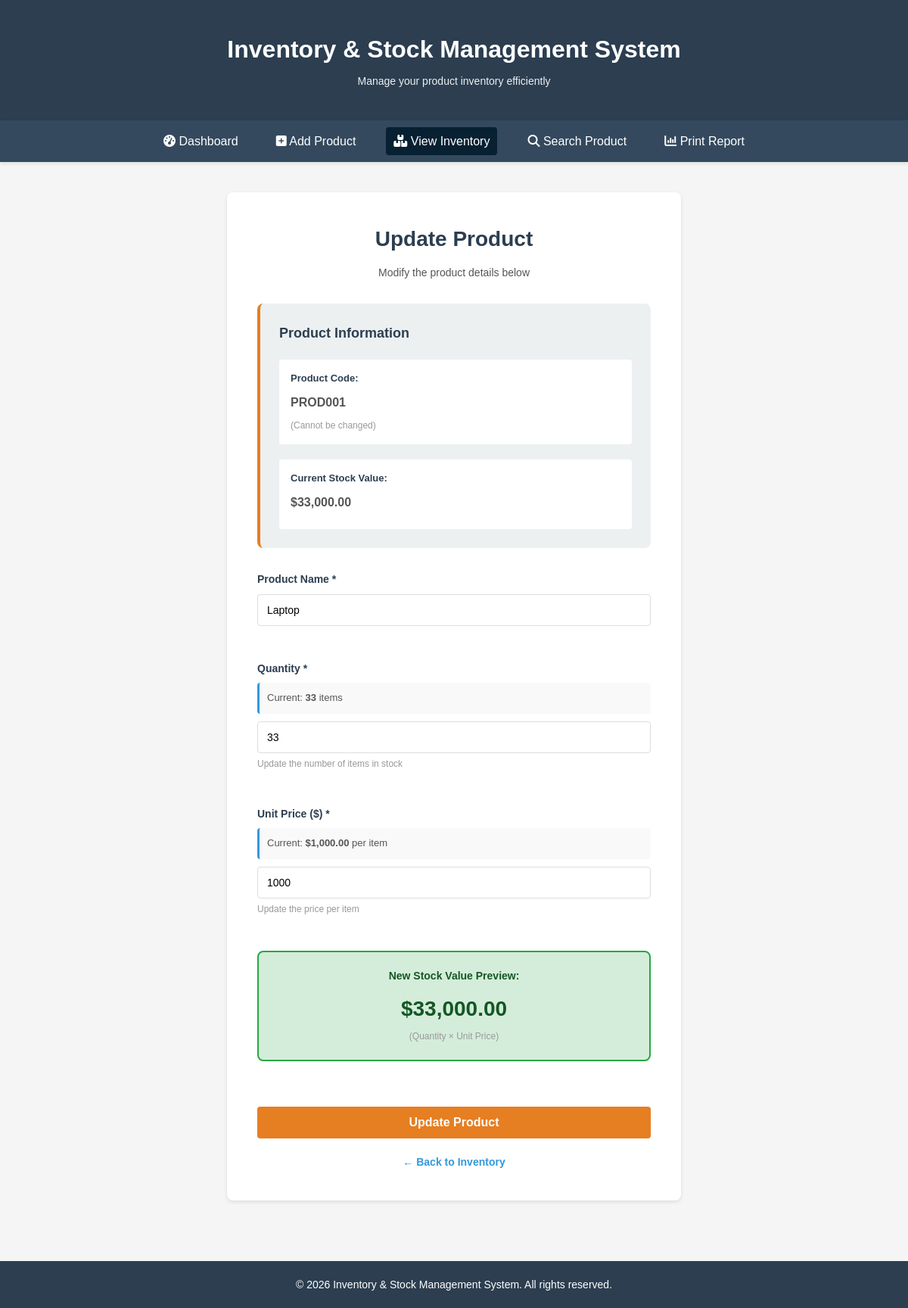
The app's page /update_product.php?id=2 with its own data.
### tables this page shows
CREATE TABLE `products` (
  `id` int(11) NOT NULL,
  `product_code` varchar(50) NOT NULL,
  `product_name` varchar(100) NOT NULL,
  `quantity` int(11) NOT NULL,
  `unit_price` int(11) NOT NULL,
  `created_at` timestamp NOT NULL DEFAULT current_timestamp(),
  `updated_at` timestamp NOT NULL DEFAULT current_timestamp() ON UPDATE current_timestamp()
);

### update_product.php (the view, shortened to what this page needs)
<?php
require_once 'config/db.php';
$product_id = $_GET['id'];
$query = "SELECT id, product_code, product_name, quantity, unit_price FROM products WHERE id = '$product_id'";
$result = mysqli_query($conn, $query);
$product = mysqli_fetch_assoc($result);
?>
<!DOCTYPE html>
<html lang="en">
<head>
    <link rel="stylesheet" href="https://cdnjs.cloudflare.com/ajax/libs/font-awesome/6.7.2/css/all.min.css">
    <link rel="stylesheet" href="css/style.css">
</head>
<body>
    <header class="header">
        <div class="container">
            <h1>Inventory & Stock Management System</h1>
            <p class="tagline">Manage your product inventory efficiently</p>
        </div>
    </header>
    <nav class="navbar">
        <div class="container">
            <ul class="nav-menu">
                <li><a href="index.php"><i class="fa-solid fa-gauge-high"></i> Dashboard</a></li>
                <li><a href="add_product.php"><i class="fa-solid fa-square-plus"></i> Add Product</a></li>
                <li><a href="view_inventory.php" class="active"><i class="fa-solid fa-boxes-stacked"></i> View Inventory</a></li>
                <li><a href="search_product.php"><i class="fa-solid fa-magnifying-glass"></i> Search Product</a></li>
                <li><a href="print_report.php"><i class="fa-solid fa-chart-column"></i> Print Report</a></li>
            </ul>
        </div>
    </nav>
    <main class="main-content">
        <div class="container">
            <article class="form-container">
                <h2>Update Product</h2>
                <p class="form-intro">Modify the product details below</p>
                <div class="product-info-card">
                    <h3>Product Information</h3>
                    <div class="info-grid">
                        <div class="info-item">
                            <label>Product Code:</label>
                            <p><strong><?php echo $product['product_code']; ?></strong></p>
                            <small>(Cannot be changed)</small>
                        </div>
                        <div class="info-item">
                            <label>Current Stock Value:</label>
                            <p><strong>$<?php echo number_format($product['quantity'] * $product['unit_price'], 2); ?></strong></p>
                        </div>
                    </div>
                </div>
                <form action="update_product.php?id=<?php echo $product_id; ?>" method="POST" class="product-form">
                    <div class="form-group">
                        <label for="product_name">Product Name *</label>
                        <input
                            type="text"
                            id="product_name"
                            name="product_name"
                            value="<?php echo $product['product_name']; ?>"
                            required
                        >
                    </div>
                    <div class="form-group">
                        <label for="quantity">Quantity *</label>
                        <div class="quantity-info">
                            <p class="current-qty">Current: <strong><?php echo $product['quantity']; ?></strong> items</p>
                        </div>
                        <input
                            type="number"
                            id="quantity"
                            name="quantity"
                            value="<?php echo $product['quantity']; ?>"
                            min="0"
                            required
                        >
                        <small>Update the number of items in stock</small>
                    </div>
                    <div class="form-group">
                        <label for="unit_price">Unit Price ($) *</label>
                        <div class="price-info">
                            <p class="current-price">Current: <strong>$<?php echo number_format($product['unit_price'], 2); ?></strong> per item</p>
                        </div>
                        <input
                            type="number"
                            id="unit_price"
                            name="unit_price"
                            value="<?php echo $product['unit_price']; ?>"
                            step="0.01"
                            min="0"
                            required
                        >
                        <small>Update the price per item</small>
                    </div>
                    <div class="stock-value-preview">
                        <h4>New Stock Value Preview:</h4>
                        <p>
                            <strong id="preview-value">
                                $<?php echo number_format($product['quantity'] * $product['unit_price'], 2); ?>
                            </strong>
                        </p>
                        <small>(Quantity × Unit Price)</small>
                    </div>
                    <button type="submit" class="btn-submit">Update Product</button>
                </form>
                <p class="back-link"><a href="view_inventory.php">← Back to Inventory</a></p>
            </article>
        </div>
    </main>
    <footer class="footer">
        <div class="container">
            <p>&copy; 2026 Inventory & Stock Management System. All rights reserved.</p>
        </div>
    </footer>
</body>
</html>

### css/style.css (style rules this page uses)
* { margin: 0; padding: 0; box-sizing: border-box; }
body { font-family: Arial, sans-serif; line-height: 1.6; color: #333; background-color: #f5f5f5; }
.container { max-width: 1200px; margin: 0 auto; padding: 0 20px; }
.header { background-color: #2c3e50; color: white; padding: 40px 0; text-align: center; box-shadow: 0 2px 5px rgba(0, 0, 0, 0.1); }
.header h1 { font-size: 32px; margin-bottom: 5px; }
.tagline { font-size: 14px; color: #ecf0f1; }
.navbar { background-color: #34495e; padding: 15px 0; box-shadow: 0 2px 5px rgba(0, 0, 0, 0.1); position: sticky; top: 0; z-index: 100; }
.nav-menu { list-style: none; display: flex; justify-content: center; gap: 30px; }
.nav-menu a { color: white; text-decoration: none; font-weight: 500; padding: 5px 10px; transition: background-color 0.3s; }
.nav-menu a:hover, .nav-menu a.active { background-color: #072133; border-radius: 4px; padding: 10px; }
.main-content { padding: 40px 0; min-height: calc(100vh - 200px); }
.footer { background-color: #2c3e50; color: white; text-align: center; padding: 20px 0; margin-top: 40px; }
.footer p { font-size: 14px; }
.form-container { background-color: white; padding: 40px; border-radius: 8px; box-shadow: 0 2px 5px rgba(0, 0, 0, 0.1); max-width: 600px; margin: 0 auto; }
.form-container h2 { text-align: center; color: #2c3e50; margin-bottom: 10px; font-size: 28px; }
.form-intro { text-align: center; color: #555; margin-bottom: 30px; font-size: 14px; }
.product-form { display: flex; flex-direction: column; gap: 20px; }
.form-group { display: flex; flex-direction: column; }
.form-group label { color: #2c3e50; font-weight: bold; margin-bottom: 8px; font-size: 14px; }
.form-group input { padding: 12px; border: 1px solid #ddd; border-radius: 4px; font-size: 14px; font-family: Arial, sans-serif; transition: border-color 0.3s; }
.form-group small { font-size: 12px; color: #999; margin-top: 5px; }
.btn-submit { background-color: #27ae60; color: white; padding: 12px; border: none; border-radius: 4px; font-weight: bold; font-size: 16px; cursor: pointer; transition: background-color 0.3s; margin-top: 10px; }
.back-link { text-align: center; font-size: 14px; color: #555; margin-top: 20px; }
.back-link a { color: #3498db; text-decoration: none; font-weight: bold; }
.product-info-card { background-color: #ecf0f1; padding: 25px; border-radius: 8px; margin-bottom: 30px; border-left: 4px solid #e67e22; }
.product-info-card h3 { color: #2c3e50; margin-bottom: 20px; font-size: 18px; }
.info-grid { display: grid; grid-template-columns: repeat(auto-fit, minmax(250px, 1fr)); gap: 20px; }
.info-item { background-color: white; padding: 15px; border-radius: 4px; }
.info-item label { display: block; color: #2c3e50; font-weight: bold; margin-bottom: 8px; font-size: 13px; }
.info-item p { color: #555; margin-bottom: 8px; font-size: 16px; }
.info-item small { display: block; color: #999; font-size: 12px; }
.quantity-info, .price-info { background-color: #f9f9f9; padding: 10px; border-radius: 4px; margin-bottom: 10px; border-left: 3px solid #3498db; }
.current-qty, .current-price { color: #555; margin: 0; font-size: 13px; }
.stock-value-preview { background-color: #d4edda; border: 2px solid #28a745; border-radius: 8px; padding: 20px; margin-bottom: 30px; text-align: center; }
.stock-value-preview h4 { color: #155724; margin-bottom: 10px; font-size: 14px; }
.stock-value-preview p { color: #155724; margin: 0; font-size: 28px; font-weight: bold; }
.stock-value-preview small { display: block; color: #155724; font-size: 12px; margin-top: 5px; }
.product-form input[type="number"] { width: 100%; padding: 12px; border: 1px solid #ddd; border-radius: 4px; font-size: 14px; transition: border-color 0.3s; }
.product-form .form-group { margin-bottom: 25px; }
.product-form label { display: block; color: #2c3e50; font-weight: bold; margin-bottom: 8px; font-size: 14px; }
.product-form small { display: block; color: #999; font-size: 12px; margin-top: 5px; }
.form-container .btn-submit { background-color: #e67e22; color: white; padding: 12px; border: none; border-radius: 4px; font-weight: bold; font-size: 16px; cursor: pointer; transition: background-color 0.3s; width: 100%; margin-top: 10px; }

### records on screen
products: product_code "PROD001", $product['quantity'] * $product['unit_price'] "33,000.00", product_name "Laptop", quantity "33", unit_price "1,000.00", unit_price "1000"
